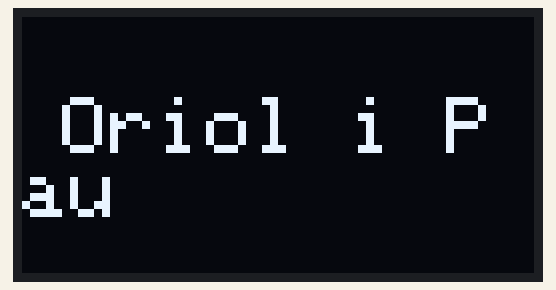
This program was run on a simulated ESP32-S3. Shown: 128×64 one-colour display. What the program prints to the serial monitor is not drawn.

Above: at 0.1 s.

The program:

main.cpp
```cpp
#include <Wire.h>
#include <Adafruit_GFX.h>
#include <Adafruit_SSD1306.h>


// Configura la mida de la pantalla (SSD1306 de 128x64)
#define SCREEN_WIDTH 128
#define SCREEN_HEIGHT 64


// Defineix l'objecte de la pantalla OLED amb la seva adreça I2C (0x3C)
Adafruit_SSD1306 display(SCREEN_WIDTH, SCREEN_HEIGHT, &Wire, -1);


void setup() {
    Serial.begin(115200);

    // Inicialitza la comunicació I2C amb els pins correctes per ESP32-S3
    Wire.begin(8, 9);  // SDA=GPIO 8, SCL=GPIO 9


    // Inicialitza la pantalla OLED
    if (!display.begin(SSD1306_SWITCHCAPVCC, 0x3C)) {
        Serial.println(F("Error: No s'ha detectat la pantalla SSD1306"));
        while (true); // Atura l'execució si la pantalla no es detecta
    }


    Serial.println(F("Pantalla SSD1306 detectada!"));


    // Esborra la pantalla
    display.clearDisplay();


    // Configura el color del text (blanc sobre fons negre)
    display.setTextColor(SSD1306_WHITE);


    // Escriu un missatge a la pantalla
    display.setTextSize(2);             // Mida del text
    display.setCursor(10, 20);          // Posició del text (X, Y)
    display.println("Oriol i Pau");          // Missatge a mostrar


    display.display();  // Actualitza la pantalla
}


void loop() {
    // Aquí pots afegir més funcions si vols animacions o gràfics
}
```
